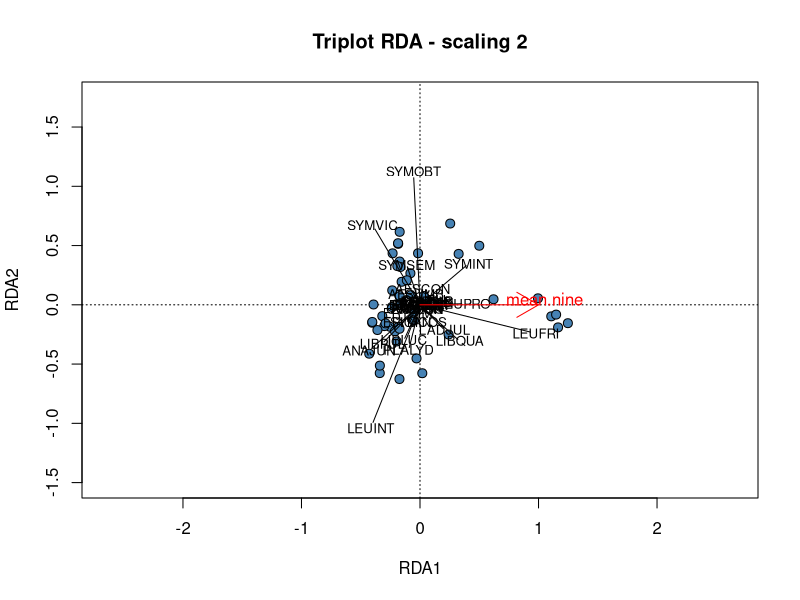
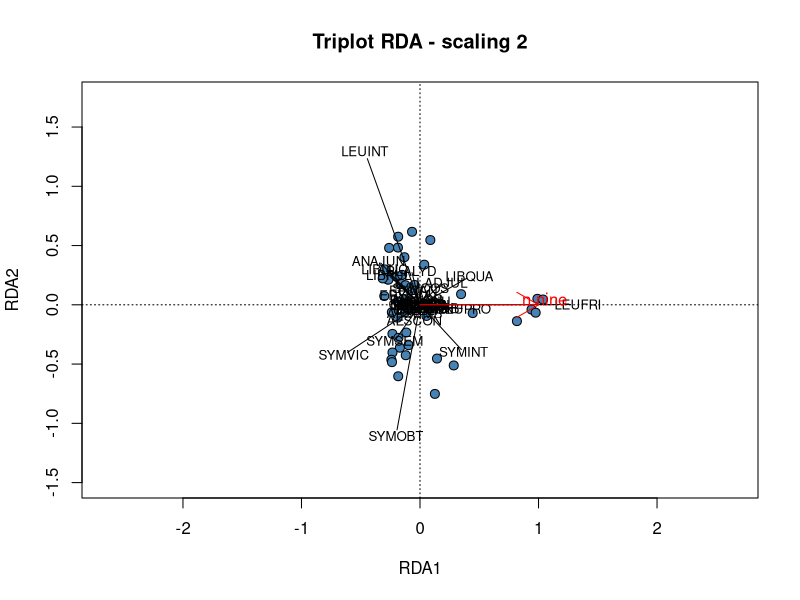

Here is the R script that generated these plots, in order:
# Redundancy Analyses
# Author: Mary Ann C. Perron
# This script is for producing and analyzing redundancy analyses performed on community composition data

#### Load Packages ####
p <- c("dplyr", "vegan")
lapply(p, library, character.only=T)

#### Load Data ####
# odonates 
AdultZygoptera <- read.csv("input/cleaned/ZygopteraCleaned.csv")
AdultAnisoptera <- read.csv("input/cleaned/AnisopteraCleaned.csv")
# mean current density 
Current300 <- dplyr::select(AdultZygoptera, c(mean.three))
Current900 <- dplyr::select(AdultAnisoptera, c(mean.nine))
# number of surrounding habitats 
Habitats300 <- dplyr::select(AdultZygoptera, c(n.three))
Habitats900 <- dplyr::select(AdultAnisoptera, c(n.nine))

# remove extra columns from odonate datasets 
AdultZygoptera <- AdultZygoptera[,2:21]
AdultAnisoptera <- AdultAnisoptera[,2:33]


## Dragonflies ---------
# Mean Current Density @ 900 m
# transform species matrix with Hellinger transformation to downweight zeroes
spe.hel.ani <- decostand(AdultAnisoptera, method="hellinger")
# run RDA on mean current density at 900 m
spe.rda.ani.current <- rda(spe.hel.ani~., data=Current900)
summary(spe.rda.ani.current, display=NULL) 
# check significance of mean current density at 900 m
ordiR2step(rda(spe.hel.ani~1, data=Current900), scope= formula(spe.rda.ani.current), direction= "forward", R2scope=TRUE, pstep=1000)
# get the R2 adjusted
(R2adj <- RsquareAdj(spe.rda.ani.current)$adj.r.squared)
# test the significance of the axis and model
anova.cca(spe.rda.ani.current, step=1000)
anova.cca(spe.rda.ani.current, step=1000, by="axis")

# Number of Surrounding Habitats @ 900 m
spe.rda.ani.habs <- rda(spe.hel.ani~., data=Habitats900)
summary(spe.rda.ani.habs, display=NULL) 
# check significance of surrounding habitats at 900 m
ordiR2step(rda(spe.hel.ani~1, data=Habitats900), scope= formula(spe.rda.ani.habs), direction= "forward", R2scope=TRUE, pstep=1000)
# get the R2 adjusted
(R2adj <- RsquareAdj(spe.rda.ani.habs)$adj.r.squared)
# test the significance of the axis and model
anova.cca(spe.rda.ani.habs, step=1000)
anova.cca(spe.rda.ani.habs, step=1000, by="axis")

# Dragonflies / Mean Current Density @ 900 m
jpeg("graphics/RDA/AnisopteraMeanCurrent.jpg")
plot(spe.rda.ani.current, scaling=2, main="Triplot RDA - scaling 2", type="none", xlab=c("RDA1"), ylab=c("RDA2"), xlim=c(-1,1), ylim=c(-1.5,1.75))
points(scores(spe.rda.ani.current, display="sites", choices=c(1,2), scaling=2),
       pch=21, col="black", bg="steelblue", cex=1.2)
arrows(0,0,
       scores(spe.rda.ani.current, display="species", choices=c(1), scaling=2)*2,
       scores(spe.rda.ani.current, display="species", choices=c(2), scaling=2)*2,
       col="black",length=0)
text(scores(spe.rda.ani.current, display="species", choices=c(1), scaling=2)*2.1,
     scores(spe.rda.ani.current, display="species", choices=c(2), scaling=2)*2.1,
     labels=rownames(scores(spe.rda.ani.current, display="species", scaling=2)),
     col="black", cex=0.8)    
arrows(0,0,
       scores(spe.rda.ani.current, display="bp", choices=c(1), scaling=2),
       scores(spe.rda.ani.current, display="bp", choices=c(2), scaling=2),
       col="red")
text(scores(spe.rda.ani.current, display="bp", choices=c(1), scaling=2)+0.05,
     scores(spe.rda.ani.current, display="bp", choices=c(2), scaling=2)+0.05,
     labels=rownames(scores(spe.rda.ani.current, display="bp", choices=c(2), scaling=2)),
     col="red", cex=1)  
dev.off()
# Dragonflies / Number of Surrounding Habitats @ 900 m
jpeg("graphics/RDA/AnisopteraSurroundingHabitats.jpg")
plot(spe.rda.ani.habs, scaling=2, main="Triplot RDA - scaling 2", type="none", xlab=c("RDA1"), ylab=c("RDA2"), xlim=c(-1,1), ylim=c(-1.5,1.75))
points(scores(spe.rda.ani.habs, display="sites", choices=c(1,2), scaling=2),
       pch=21, col="black", bg="steelblue", cex=1.2)
arrows(0,0,
       scores(spe.rda.ani.habs, display="species", choices=c(1), scaling=2)*2,
       scores(spe.rda.ani.habs, display="species", choices=c(2), scaling=2)*2,
       col="black",length=0)
text(scores(spe.rda.ani.habs, display="species", choices=c(1), scaling=2)*2.1,
     scores(spe.rda.ani.habs, display="species", choices=c(2), scaling=2)*2.1,
     labels=rownames(scores(spe.rda.ani.habs, display="species", scaling=2)),
     col="black", cex=0.8)    
arrows(0,0,
       scores(spe.rda.ani.habs, display="bp", choices=c(1), scaling=2),
       scores(spe.rda.ani.habs, display="bp", choices=c(2), scaling=2),
       col="red")
text(scores(spe.rda.ani.habs, display="bp", choices=c(1), scaling=2)+0.05,
     scores(spe.rda.ani.habs, display="bp", choices=c(2), scaling=2)+0.05,
     labels=rownames(scores(spe.rda.ani.habs, display="bp", choices=c(2), scaling=2)),
     col="red", cex=1)  
dev.off()
